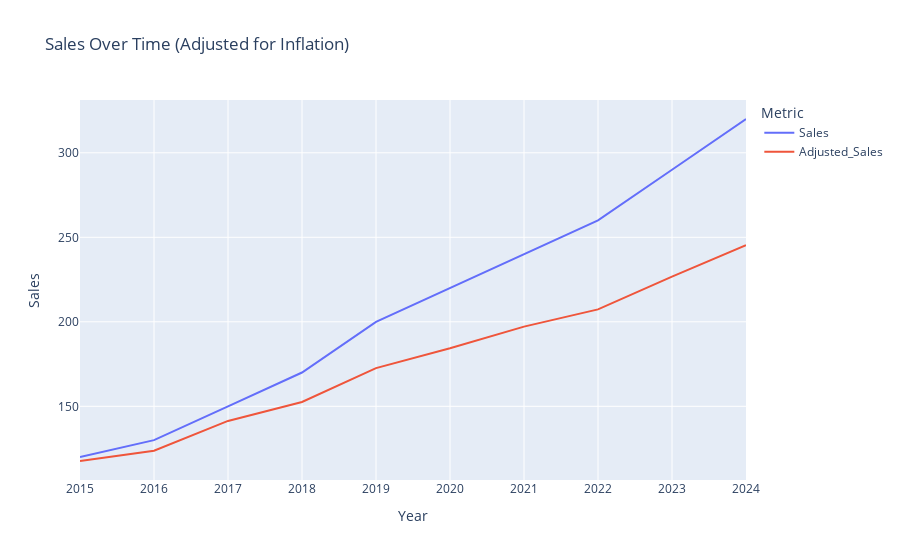

Write notebook code for a chart like this one.
### Markdown cell above
Step 4: Adjust for Inflation

### Code cell
# Adjust sales for inflation
df["Adjusted_Sales"] = df["Sales"] / df["InflationRate"].cumprod()
fig = px.line(df, x="Year", y=["Sales", "Adjusted_Sales"],
              title="Sales Over Time (Adjusted for Inflation)",
              labels={"value": "Sales", "variable": "Metric"})
fig.show()

### Figure 1 — Plotly figure (JSON) as saved in the notebook; plotly's stock layout.template omitted (floating-point values rounded to 4 significant figures)
{"data": [{"hovertemplate": "Metric=Sales<br>Year=%{x}<br>Sales=%{y}<extra></extra>", "legendgroup": "Sales", "line": {"color": "#636efa", "dash": "solid"}, "marker": {"symbol": "circle"}, "mode": "lines", "name": "Sales", "orientation": "v", "showlegend": true, "type": "scatter", "x": [2015, 2016, 2017, 2018, 2019, 2020, 2021, 2022, 2023, 2024], "xaxis": "x", "y": [120, 130, 150, 170, 200, 220, 240, 260, 290, 320], "yaxis": "y"}, {"hovertemplate": "Metric=Adjusted_Sales<br>Year=%{x}<br>Sales=%{y}<extra></extra>", "legendgroup": "Adjusted_Sales", "line": {"color": "#EF553B", "dash": "solid"}, "marker": {"symbol": "circle"}, "mode": "lines", "name": "Adjusted_Sales", "orientation": "v", "showlegend": true, "type": "scatter", "x": [2015, 2016, 2017, 2018, 2019, 2020, 2021, 2022, 2023, 2024], "xaxis": "x", "y": [117.6, 123.7, 141.4, 152.6, 172.6, 184.3, 197.1, 207.4, 226.7, 245.3], "yaxis": "y"}], "layout": {"legend": {"title": {"text": "Metric"}, "tracegroupgap": 0}, "title": {"text": "Sales Over Time (Adjusted for Inflation)"}, "xaxis": {"anchor": "y", "domain": [0, 1], "title": {"text": "Year"}}, "yaxis": {"anchor": "x", "domain": [0, 1], "title": {"text": "Sales"}}}}
